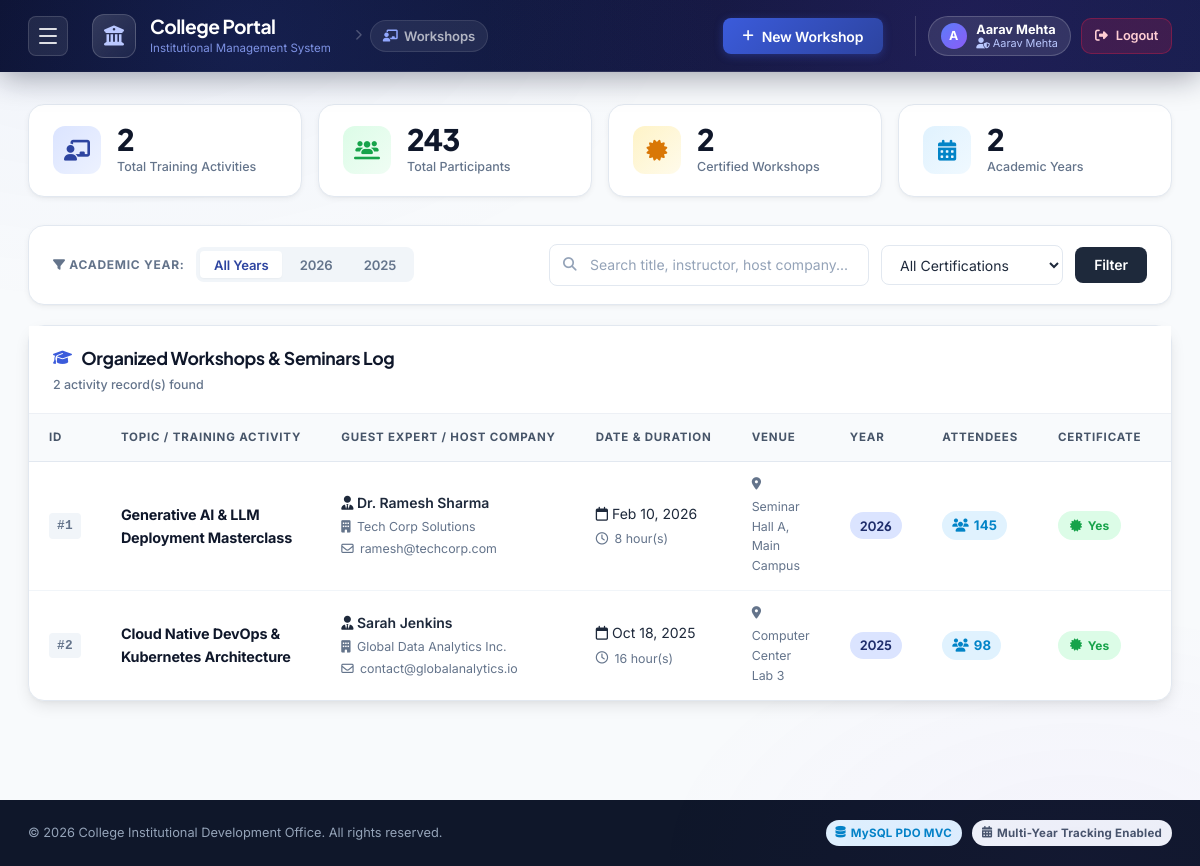
The app's page /index.php?module=workshop (signed in) with its own data.
### tables this page shows
CREATE TABLE IF NOT EXISTS `workshops` (
  `id` INT AUTO_INCREMENT PRIMARY KEY,
  `title` VARCHAR(255) NOT NULL,
  `instructor_name` VARCHAR(150) DEFAULT NULL,
  `company_name` VARCHAR(255) DEFAULT NULL,
  `instructor_email` VARCHAR(150) DEFAULT NULL,
  `venue` VARCHAR(255) DEFAULT NULL,
  `held_on` DATE NOT NULL,
  `duration` INT DEFAULT 1,
  `description` TEXT DEFAULT NULL,
  `certificate` TINYINT(1) DEFAULT 0,
  `total_participants` INT DEFAULT 0,
  `academic_year` INT NOT NULL,
  `report_file` VARCHAR(255) DEFAULT NULL,
  `created_at` DATETIME DEFAULT CURRENT_TIMESTAMP,
  `updated_at` DATETIME DEFAULT CURRENT_TIMESTAMP ON UPDATE CURRENT_TIMESTAMP,
  INDEX (`academic_year`),
  INDEX (`held_on`)
);

### views/workshop/index.php (the view, shortened to what the rows shown need)
<div class="container">
    <div class="card table-card">
        <div class="card-header">
            <div class="card-title">
                <h2><i class="fa-solid fa-graduation-cap"></i> Organized Workshops & Seminars Log</h2>
            </div>
        </div>
        <div class="table-responsive">
            <table class="data-table">
                <thead>
                    <tr>
                        <th style="width: 50px;">ID</th>
                        <th>Topic / Training Activity</th>
                        <th>Guest Expert / Host Company</th>
                        <th>Date & Duration</th>
                        <th>Venue</th>
                        <th>Year</th>
                        <th>Attendees</th>
                        <th>Certificate</th>
                        <th>Summary Report</th>
                    </tr>
                </thead>
                <tbody>
                    <?php if (empty($workshops)): ?>
                        <tr>
                            <td colspan="10" class="text-center py-5">
                                <div class="empty-state">
                                    <i class="fa-solid fa-chalkboard-user empty-icon"></i>
                                    <h3>No Workshops Found</h3>
                                    <p>No workshop or seminar activity matches your filter criteria.</p>
                                    <button class="btn btn-primary mt-3" onclick="openAddWorkshopModal()">
                                        <i class="fa-solid fa-plus"></i> Add New Workshop
                                    </button>
                                </div>
                            </td>
                        </tr>
                    <?php else: ?>
                        <?php foreach ($workshops as $ws): ?>
                            <tr>
                                <td><span class="mou-id">#<?= $ws['id'] ?></span></td>
                                <td>
                                    <div class="company-info">
                                        <span class="company-name"><?= htmlspecialchars($ws['title']) ?></span>
                                    </div>
                                </td>
                                <td>
                                    <div class="contact-details">
                                        <div class="contact-name"><i class="fa-solid fa-user-tie"></i> <?= htmlspecialchars($ws['instructor_name'] ?: 'N/A') ?></div>
                                        <?php if (!empty($ws['company_name'])): ?>
                                            <div class="contact-sub"><i class="fa-solid fa-building"></i> <?= htmlspecialchars($ws['company_name']) ?></div>
                                        <?php endif; ?>
                                        <?php if (!empty($ws['instructor_email'])): ?>
                                            <div class="contact-sub"><i class="fa-regular fa-envelope"></i> <?= htmlspecialchars($ws['instructor_email']) ?></div>
                                        <?php endif; ?>
                                    </div>
                                </td>
                                <td>
                                    <div class="date-badge">
                                        <i class="fa-regular fa-calendar"></i> <?= date('M d, Y', strtotime($ws['held_on'])) ?>
                                    </div>
                                    <div class="contact-sub mt-1" style="font-size:0.775rem;">
                                        <i class="fa-regular fa-clock"></i> <?= $ws['duration'] ?> hour(s)
                                    </div>
                                </td>
                                <td>
                                    <span class="contact-sub"><i class="fa-solid fa-location-dot"></i> <?= htmlspecialchars($ws['venue'] ?: 'Campus') ?></span>
                                </td>
                                <td>
                                    <span class="year-pill"><?= $ws['academic_year'] ?></span>
                                </td>
                                <td>
                                    <span class="badge badge-info" style="font-size:0.825rem;"><i class="fa-solid fa-users"></i> <?= number_format($ws['total_participants']) ?></span>
                                </td>
                                <td>
                                    <?php if ($ws['certificate']): ?>
                                        <span class="status-badge status-active"><i class="fa-solid fa-certificate"></i> Yes</span>
                                    <?php else: ?>
                                        <span class="status-badge status-expired"><i class="fa-solid fa-minus"></i> No</span>
                                    <?php endif; ?>
                                </td>
                                <td>
                                </td>
                            </tr>
                        <?php endforeach; ?>
                    <?php endif; ?>
                </tbody>
            </table>
        </div>
    </div>
</div>

### records on screen
workshops: id "1", title "Generative AI & LLM Deployment Masterclass", instructor_name "Dr. Ramesh Sharma", company_name "Tech Corp Solutions", instructor_email "ramesh@techcorp.com", held_on "Feb 10, 2026", duration "8", venue "Seminar Hall A, Main Campus", academic_year "2026", total_participants "145", certificate 1 (drawn)
workshops: id "2", title "Cloud Native DevOps & Kubernetes Architecture", instructor_name "Sarah Jenkins", company_name "Global Data Analytics Inc.", instructor_email "contact@globalanalytics.io", held_on "Oct 18, 2025", duration "16", venue "Computer Center Lab 3", academic_year "2025", total_participants "98", certificate 1 (drawn)

### other values on screen
substr($_SESSION['user_name'] ?? 'U', 0, 1) "A"
$_SESSION['user_name'] "Aarav Mehta"
$_SESSION['user_role'] "Aarav Mehta"
$stats['total_workshops'] "2"
$stats['total_participants'] "243"
$stats['certificate_count'] "2"
$stats['years_count'] "2"
$y "2026"
$y "2025"
count($workshops) "2"
